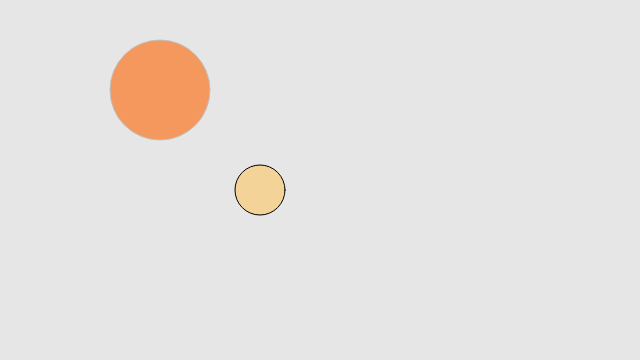
Frame 1 (no input)
Frame 60 (no input): identical to frame 1, image omitted
Frame 120 (the mouse pressed at the canvas centre since frame 60): identical to frame 1, image omitted

The p5.js sketch that drew this single still picture (run headless with seeded random() and noise() and a simulated clock; from frame 60 on, the mouse is pressed at the canvas centre):

// p5.js sketch
// ── sketch.js
// What changed: draws a single circle once, using hard-coded numbers.
function setup() {
    createCanvas(640, 360);

    background(230);

    // noStroke();
    stroke(0);
    fill(255, 200, 100, 150);
    circle(260, 190, 50);

    stroke(192);
    fill(255, 100, 0, 150);
    circle(160, 90, 100);

    // frameRate(3);
}

function draw() {
    console.log("draw ran");
}
